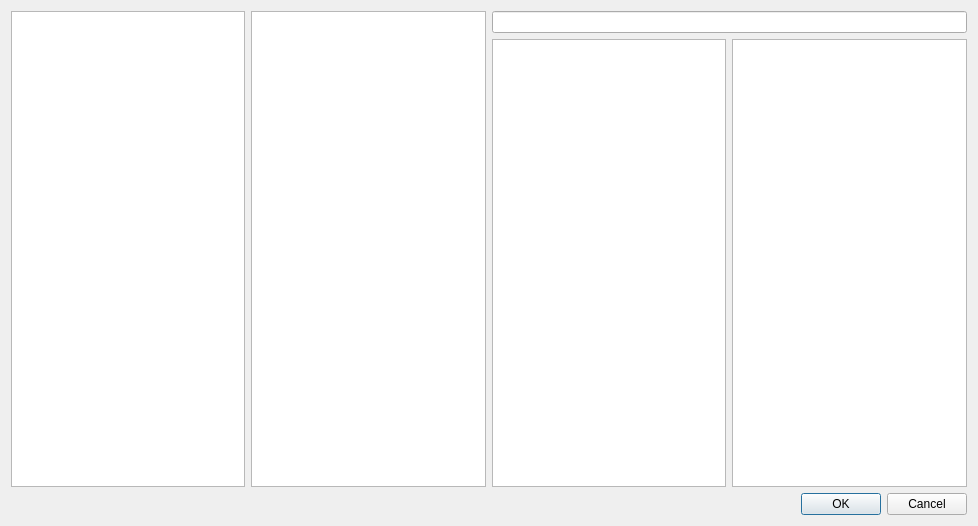
<?xml version="1.0" encoding="UTF-8"?>
<ui version="4.0">
 <class>Dialog</class>
 <widget class="QDialog" name="Dialog">
  <property name="windowModality">
   <enum>Qt::WindowModality::NonModal</enum>
  </property>
  <property name="geometry">
   <rect>
    <x>0</x>
    <y>0</y>
    <width>978</width>
    <height>526</height>
   </rect>
  </property>
  <property name="windowTitle">
   <string>Add to Storage...</string>
  </property>
  <property name="modal">
   <bool>true</bool>
  </property>
  <layout class="QGridLayout" name="gridLayout">
   <item row="1" column="3">
    <widget class="QPlainTextEdit" name="propertyInput"/>
   </item>
   <item row="2" column="1" colspan="3">
    <widget class="QDialogButtonBox" name="buttonBox">
     <property name="orientation">
      <enum>Qt::Orientation::Horizontal</enum>
     </property>
     <property name="standardButtons">
      <set>QDialogButtonBox::StandardButton::Cancel|QDialogButtonBox::StandardButton::Ok</set>
     </property>
     <property name="centerButtons">
      <bool>false</bool>
     </property>
    </widget>
   </item>
   <item row="0" column="2" colspan="2">
    <widget class="QLineEdit" name="nameInput"/>
   </item>
   <item row="0" column="1" rowspan="2">
    <widget class="QTreeWidget" name="locationSelect">
     <property name="rootIsDecorated">
      <bool>false</bool>
     </property>
     <property name="sortingEnabled">
      <bool>false</bool>
     </property>
     <property name="columnCount">
      <number>2</number>
     </property>
     <property name="supportedDragActions">
      <set>Qt::DropAction::IgnoreAction</set>
     </property>
     <attribute name="headerVisible">
      <bool>false</bool>
     </attribute>
     <column>
      <property name="text">
       <string notr="true">1</string>
      </property>
     </column>
     <column>
      <property name="text">
       <string notr="true">2</string>
      </property>
     </column>
    </widget>
   </item>
   <item row="0" column="0" rowspan="2">
    <widget class="QTreeWidget" name="typeSelect">
     <attribute name="headerVisible">
      <bool>false</bool>
     </attribute>
     <column>
      <property name="text">
       <string notr="true">1</string>
      </property>
     </column>
    </widget>
   </item>
   <item row="1" column="2">
    <widget class="QListWidget" name="propertiesList">
     <property name="supportedDragActions">
      <set>Qt::DropAction::IgnoreAction</set>
     </property>
    </widget>
   </item>
  </layout>
 </widget>
 <resources/>
 <connections>
  <connection>
   <sender>buttonBox</sender>
   <signal>accepted()</signal>
   <receiver>Dialog</receiver>
   <slot>accept()</slot>
   <hints>
    <hint type="sourcelabel">
     <x>248</x>
     <y>254</y>
    </hint>
    <hint type="destinationlabel">
     <x>157</x>
     <y>274</y>
    </hint>
   </hints>
  </connection>
  <connection>
   <sender>buttonBox</sender>
   <signal>rejected()</signal>
   <receiver>Dialog</receiver>
   <slot>reject()</slot>
   <hints>
    <hint type="sourcelabel">
     <x>316</x>
     <y>260</y>
    </hint>
    <hint type="destinationlabel">
     <x>286</x>
     <y>274</y>
    </hint>
   </hints>
  </connection>
 </connections>
</ui>
